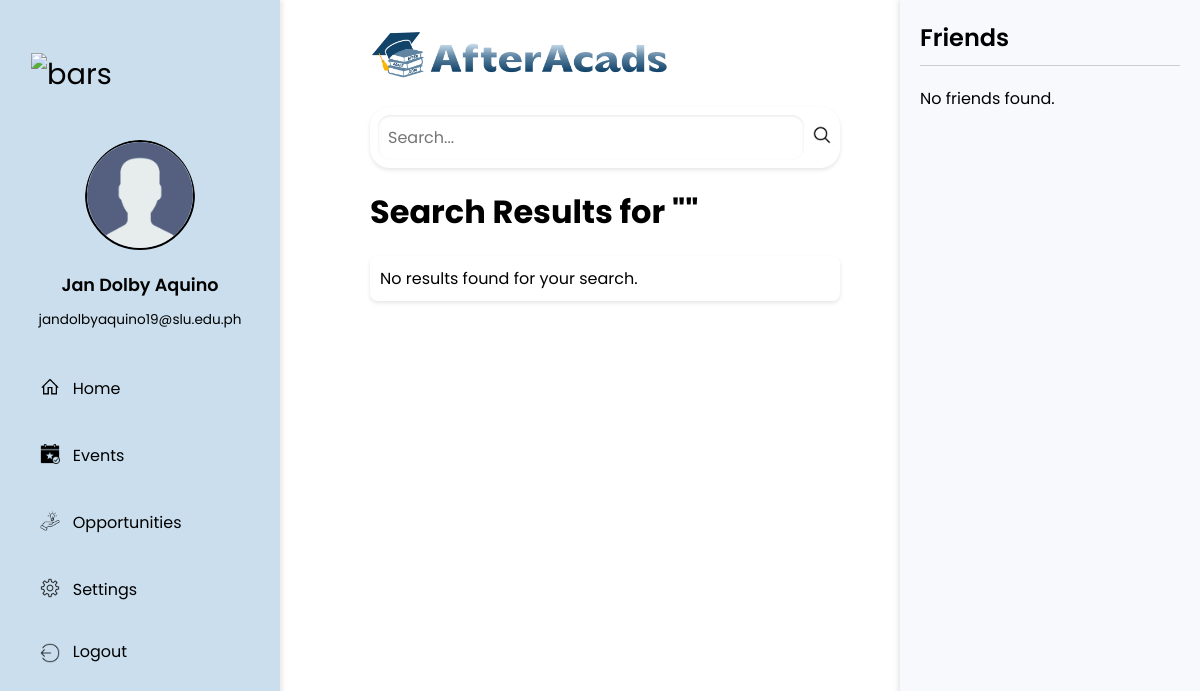
Screenshot of /pages/alumni/searchResultsPage.php (signed in) with the database file from the repository.
### tables this page shows
CREATE TABLE IF NOT EXISTS `users` (
  `id` int NOT NULL AUTO_INCREMENT,
  `first_name` varchar(100) NOT NULL,
  `middle_name` varchar(100) DEFAULT NULL,
  `last_name` varchar(100) NOT NULL,
  `email` varchar(255) NOT NULL,
  `password_hash` varchar(255) NOT NULL,
  `agreed_to_terms` tinyint(1) NOT NULL,
  `created_at` timestamp NOT NULL DEFAULT CURRENT_TIMESTAMP,
  `user_address` text,
  `bio` text,
  `employment_status` enum('Employed','Unemployed','Not Looking For Work','Retired','Studying') DEFAULT 'Unemployed',
  `status` enum('pending','approved','rejected','restricted') DEFAULT 'pending',
  `profile_picture` blob,
  `alumni_photo_validation` blob,
  `userType` enum('alumni','admin','manager') NOT NULL DEFAULT 'alumni',
  `batch_id` int DEFAULT NULL,
  `school_id` int DEFAULT NULL,
  `course_id` int DEFAULT NULL,
  `gender` enum('Male','Female','Prefer Not To Say') NOT NULL DEFAULT 'Prefer Not To Say',
  PRIMARY KEY (`id`),
  UNIQUE KEY `email` (`email`),
  KEY `fk_batch` (`batch_id`),
  KEY `fk_users_schools` (`school_id`),
  KEY `fk_users_courses` (`course_id`)
);

### config/alumni/header.php (called while the page is built, shortened)
<?php
function getAuthenticatedUser() {
    include '../../config/general/connection.php';
    $email = $_SESSION['email'];
    $sql = "SELECT u.*, b.batch_number AS batch_number, s.name AS school_name, c.name AS course_name
            FROM users u
            LEFT JOIN batches b ON u.batch_id = b.id
            LEFT JOIN schools s ON u.school_id = s.id
            LEFT JOIN courses c ON u.course_id = c.id
            WHERE u.email = ?";
    $stmt = $conn->prepare($sql);
    $stmt->bind_param("s", $email);
    $stmt->execute();
    $result = $stmt->get_result();
    if ($result->num_rows > 0) {
        return $result->fetch_assoc();
    } else {
        die("User not authenticated. Please log in.");
    }
}
?>

### pages/alumni/searchResultsPage.php (the view, shortened to what this page needs)
<?php
include '../../config/alumni/header.php';
include '../../config/general/connection.php';
$user = getAuthenticatedUser();
$friendsManager = new FriendsManager($conn);
$friends = $friendsManager->getFriends($user['id']);
$query = isset($_GET['query']) ? trim($_GET['query']) : '';
$searchResults = [];
?>
<!DOCTYPE html>
<html lang="en">
<head>
    <link rel="stylesheet" href="../../style/alumni/searchResults.css" />
    <link rel="stylesheet" href="../../style/alumni/friends-panel.css" />
    <link rel="stylesheet" href="https://maxst.icons8.com/vue-static/landings/line-awesome/line-awesome/1.3.0/css/line-awesome.min.css" />
</head>
<body>
    <div class="sidebar">
        <div class="sidebar-brand">
            <div class="brand-flex">
                <div class="brand-icon">
                    <a href="javascript:void(0)" id="sidebarToggle">
                        <span><img src="../../assets/bars1.png" width="24px" alt="bars" /></span>
                    </a>
                </div>
            </div>
        </div>
        <div class="sidebar-content">
            <div class="sidebar-user">
                <a href="viewProfile.php">
                    <img src="../../assets/profileIcon.jpg" alt="Profile Picture" />
                </a>
                <div>
                    <h3>
                        <?php echo htmlspecialchars($user['first_name'] . ' ' . $user['last_name']); ?>
                    </h3>
                    <span>
                        <?php echo htmlspecialchars($user['email']); ?>
                    </span>
                </div>
            </div>
            <div class="sidebar-menu">
            <ul>
          <li><a href="../../pages/alumni/shareExperience.php"><span><img src="../../assets/home1.png" width="20px" alt="Home" /></span>Home</a></li>
          <li><a href="../../pages/alumni/events.php"><span><img src="../../assets/event1.png" width="20px" alt="Events" /></span>Events</a></li>
          <li><a href="../../pages/alumni/opportunities.php"><span><img src="../../assets/opportunities.png" width="20px" alt="Opportunities" /></span>Opportunities</a></li>
          <li><a href="../../pages/alumni/settings.php"><span><img src="../../assets/setting1.png" width="20px" alt="Settings" /></span>Settings</a></li>
          <li>
            <form action="../../config/general/logout.php" method="post" onclick="confirmLogout()" style="margin: 0;">
                <button type="submit" class="logout-button">
                    <span>
                        <img src="../../assets/logout1.png" width="20px" alt="Logout" />
                    </span>Logout
                </button>
            </form>
          </li>
        </ul>
            </div>
        </div>
    </div>
    <div class="main-content">
        <header>
            <a href="shareExperience.php">
                <img src="../../assets/logo.png" alt="logo" class="logo-header" />
            </a>
        </header>
        <main>
            <div class="header-search-bar">
                <form action="searchResultsPage.php" method="get" style="display: flex; width: 100%;">
                    <input type="text" class="search-input" name="query" placeholder="Search..." required />
                    <button class="search-button" id="searchButton" aria-label="Search">
                        <span><img src="../../assets/search1.png" width="20px" alt="search" /></span>
                    </button>
                </form>
            </div>
            <h1>Search Results for "<?php echo htmlspecialchars($query); ?>"</h1>
            <div class="results-container">
                <?php if (empty($searchResults)) : ?>
                    <p>No results found for your search.</p>
                <?php endif; ?>
            </div>
        </main>
    </div>
    <div class="right-panel">
    <h2>Friends</h2>
    <hr class="title-divider">
    <div class="friend-list">
        <?php if (!empty($friends)): ?>
            <?php foreach ($friends as $friend): ?>
                <div class="friend-item">
                    <div class="friend-avatar">
                        <?php if (!empty($friend['profile_picture'])): ?>
                            <img
                                alt="<?php echo htmlspecialchars($friend['first_name']); ?>'s Profile Picture"
                                style="max-width: 50px; border-radius: 50%;">
                        <?php else: ?>
                            <img src="../../assets/profileIcon.jpg"
                                alt="Default Avatar"
                                style="max-width: 50px; border-radius: 50%;">
                        <?php endif; ?>
                    </div>
                    <div class="friend-info">
                        <h4>
                            <a href="viewProfile.php?user_id=<?php echo $friend['id']; ?>">
                                <?php echo htmlspecialchars($friend['first_name'] . ' ' . $friend['last_name']); ?>
                            </a>
                        </h4>
                        <p><?php echo htmlspecialchars($friend['email']); ?></p>
                    </div>
                </div>
            <?php endforeach; ?>
        <?php else: ?>
            <p>No friends found.</p>
        <?php endif; ?>
    </div>
</div>
</body>
</html>

### style/alumni/searchResults.css (style rules this page uses)
:root { --color-main: #1a202e; --color-light: #f5f5f5; --color-dark: #1a1a1a; --color-accent: #91aec4; --color-sidebar-bg: #cadeed; --color-sidebar-text: #000000; }
* { font-family: "Poppins", sans-serif; box-sizing: border-box; text-decoration: none; list-style-type: none; margin: 0; padding: 0; }
.sidebar { width: 280px; position: fixed; left: 0; top: 0; height: 100%; padding: 24px; background: var(--color-sidebar-bg); color: var(--color-sidebar-text); overflow-y: auto; overflow-x: hidden; transition: width 0.3s ease, padding 0.3s ease; z-index: 100; }
.sidebar-brand { height: 100px; display: flex; justify-content: space-between; align-items: center; }
.brand-flex { display: flex; justify-content: space-between; align-items: center; }
.brand-icon a { margin-left: 7px; display: inline-block; text-decoration: none; }
.brand-icon span { font-size: 1.8rem; color: var(--color-sidebar-text); }
.sidebar-content { display: block; }
.sidebar-user { margin: 1rem 0rem; text-align: center; }
.sidebar-user img { width: 110px; height: 110px; border-radius: 50%; border: 2px solid var(--color-sidebar-text); object-fit: cover; }
.sidebar-user h3 { font-size: 1.1rem; font-weight: 600; margin: 0.5rem 0; }
.sidebar-user span { font-size: 0.85rem; color: #000000; }
.sidebar-user a { display: inline-block; border-radius: 50%; overflow: hidden; }
.sidebar-user a img { width: 110px; height: 110px; border-radius: 50%; transition: transform 0.3s ease; }
.sidebar-menu { margin-top: 2rem; }
.sidebar-menu ul { margin-bottom: 1.5rem; padding-left: 0; }
.sidebar-menu li { margin-bottom: 1rem; }
.sidebar-menu li a { color: var(--color-sidebar-text); display: flex; align-items: center; font-size: 1rem; padding: 0.5rem 1rem; transition: background-color 0.3s ease; border-radius: 6px; }
.sidebar-menu li a span { font-size: 1.5rem; margin-right: 0.8rem; }
.sidebar { box-shadow: 2px 0 5px rgba(0, 0, 0, 0.1); }
.sidebar { z-index: 100; }
.logout-button { display: flex; align-items: center; font-size: 1rem; padding: 0.5rem 1rem; color: var(--color-sidebar-text); background: none; border: none; cursor: pointer; border-radius: 6px; width: 100%; text-align: left; transition: background-color 0.3s ease; }
.logout-button span { margin-right: 0.8rem; }
.logout-button img { vertical-align: middle; }
.main-content { margin-left: 320px; margin-right: 350px; padding-left: 50px; padding-right: 10px; transition: margin-left 0.3s ease, margin-right 0.3s ease; }
.logo-header { width: 300px; height: 50px; }
header { margin-top: 30px; position: relative; }
.header-search-bar { display: flex; align-items: center; padding: 8px; background-color: #fff; border-radius: 20px; width: 100%; box-shadow: 0 2px 4px rgba(0, 0, 0, 0.1); margin: 20px 0; }
.search-input { border: none; outline: none; padding: 10px; flex-grow: 1; font-size: 1rem; border-radius: 12px; box-shadow: inset 0 1px 3px rgba(0, 0, 0, 0.1); }
.header-search-bar .search-button { border: none; background: transparent; cursor: pointer; outline: none; padding: 0; margin-left: 8px; }
.results-container { margin-top: 20px; padding: 10px; background-color: #fff; border-radius: 8px; box-shadow: 0 2px 4px rgba(0, 0, 0, 0.1); }

### style/alumni/friends-panel.css (style rules this page uses)
.right-panel { position: fixed; top: 0; right: 0; width: 300px; height: 100%; background-color: #f7f9fc; padding: 20px; box-shadow: -2px 0 5px rgba(0, 0, 0, 0.1); overflow-y: auto; z-index: 100; }
.right-panel h2 { font-size: 1.5rem; font-weight: 600; margin-bottom: 10px; color: #000; }
.right-panel .title-divider { border: 0; height: 1px; background: #ccc; margin: 10px 0 20px 0; }
.friend-list { display: flex; flex-direction: column; gap: 15px; }

### rows the page displays
users: first_name+last_name "Jan Dolby Aquino", email "jandolbyaquino19@slu.edu.ph"
